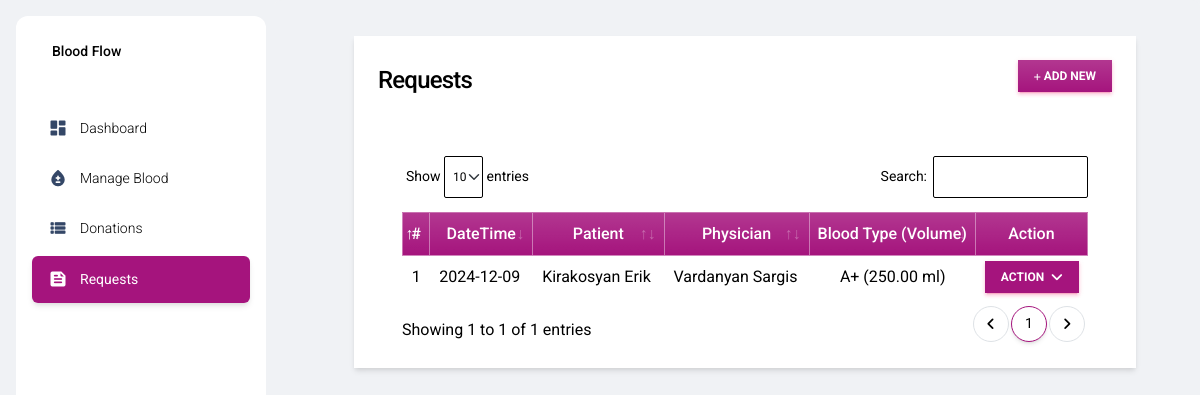
The app's page /brequest (signed in) with its own data.
### bbApp/models.py (models this page shows, shortened)
class Request(models.Model):
    blood_group = models.ForeignKey(Blood_Group, on_delete=models.CASCADE)
    patient_name = models.CharField(max_length=500)
    patient_gender = models.CharField(max_length=30, choices = (('Male' ,'Male'),('Female' ,'Female')))
    volume = models.FloatField(default=0)
    physician_name = models.CharField(max_length=500, blank=True,null=True)
    status = models.CharField(max_length=2, choices = (('1' ,'Pending'),('2' ,'Approved'),('3' ,'Handed-Over'),('4' ,'Denied')))
    date_created = models.DateTimeField(default=timezone.now)
    date_updated = models.DateTimeField(auto_now=True)

class Blood_Group(models.Model):
    name = models.CharField(max_length=250)
    status = models.CharField(max_length=2, choices=(('1','Active'),('2','Inactive')), default = 1)
    date_created = models.DateTimeField(default=timezone.now)
    date_updated = models.DateTimeField(auto_now=True)
    def __str__(self):
        return self.name

### bbApp/views.py (the view)
# urls.py: path('brequest', views.brequest_mgt,name="request-page"),
@login_required
def brequest_mgt(request):
    context['page'] = 'request_mgt'
    context['page_title'] = 'Blood Requests Management'
    brequests = models.Request.objects.all()
    context['brequests'] = brequests
    return render(request,'request_mgt.html',context)

### bbApp/forms.py (shortened to what this page needs)
class UpdateProfile(UserChangeForm):
    username = forms.CharField(max_length=250,help_text="The Username field is required.")
    email = forms.EmailField(max_length=250,help_text="The Email field is required.")
    first_name = forms.CharField(max_length=250,help_text="The First Name field is required.")
    last_name = forms.CharField(max_length=250,help_text="The Last Name field is required.")
    current_password = forms.CharField(max_length=250)
    class Meta:
        model = User
        fields = ('email', 'username','first_name', 'last_name')

### bbApp/templates/request_mgt.html (shortened to what this page needs)
{% extends 'layouts/base.html' %} {% load humanize %} {% block content %}
<div class="container-fluid">
    <div class="col-lg-12 col-md-12 col-sm-12 col-xs-12">
        <div class="card card-default rounded-0 shadow ">
            <div class="card-header">
                <div class="d-flex w-100 align-items-center justify-content-between">
                    <h4 class="card-title fw-bold">Requests</h4>
                    <div class="tools">
                        <button type="button" class="btn btn-primary rounded-0 bg-gradient btn-sm" id='add_new'><i class="fa fa-plus"></i> Add New</button>
                    </div>
                </div>
            </div>
            <div class="card-body">
                <div class="container-fluid">
                    <table class="table table-bordered" id="brequest-list">
                        <colgroup>
                            <col width="5%">
                            <col width="20%">
                            <col width="25%">
                            <col width="25%">
                            <col width="15%">
                            <col width="10%">
                        </colgroup>
                        <thead>
                            <tr class="bg-gradient bg-primary bg-opacity-50 text-light">
                                <th class="px-2 py-2 text-center">#</th>
                                <th class="px-2 py-2 text-center">DateTime</th>
                                <th class="px-2 py-2 text-center">Patient</th>
                                <th class="px-2 py-2 text-center">Physician</th>
                                <th class="px-2 py-2 text-center">Blood Type (volume)</th>
                                <th class="px-2 py-2 text-center">Action</th>
                            </tr>
                        </thead>
                        <tbody style="color: #000000">
                            {% for brequest in brequests %}
                            <tr>
                                <td class="px-2 py-1 align-middle text-center">{{ forloop.counter }}</td>
                                <td class="px-2 py-1 align-middle">{{ brequest.date_created|date:"Y-m-d" }}</td>
                                <td class="px-2 py-1 align-middle">{{ brequest.patient_name }}</td>
                                <td class="px-2 py-1 align-middle">{{ brequest.physician_name }}</td>
                                <td class="px-2 py-1 align-middle text-center">{{ brequest.blood_group }} ({{ brequest.volume|floatformat:2|intcomma }} ml)</td>
                                <td class="px-2 py-1 align-middle text-center">
                                    <div class="dropdown">
                                        <button class="btn btn-primary btn-sm mb-0 rounded-0 dropdown-toggle" type="button" id="actionBtn-{{ brequest.pk }}" data-bs-toggle="dropdown" aria-expanded="false">
                                        Action
                                        </button>
                                    </div>
                                </td>
                            </tr>
                            {% endfor %}
                        </tbody>
                    </table>
                </div>
            </div>
        </div>
    </div>
</div>
{% endblock content %}

### static/default/css/style.css (style rules this page uses)
html, body { height: 100%; width: 100%; max-height: 100%; overflow: auto; display: flex; flex-direction: column; }
.dark-version .table tbody tr:last-child td { border-width: 1px !important; }

### records on screen
Request: date_created "2024-12-09", patient_name "Kirakosyan Erik", physician_name "Vardanyan Sargis", blood_group "A+", volume "250.00"
